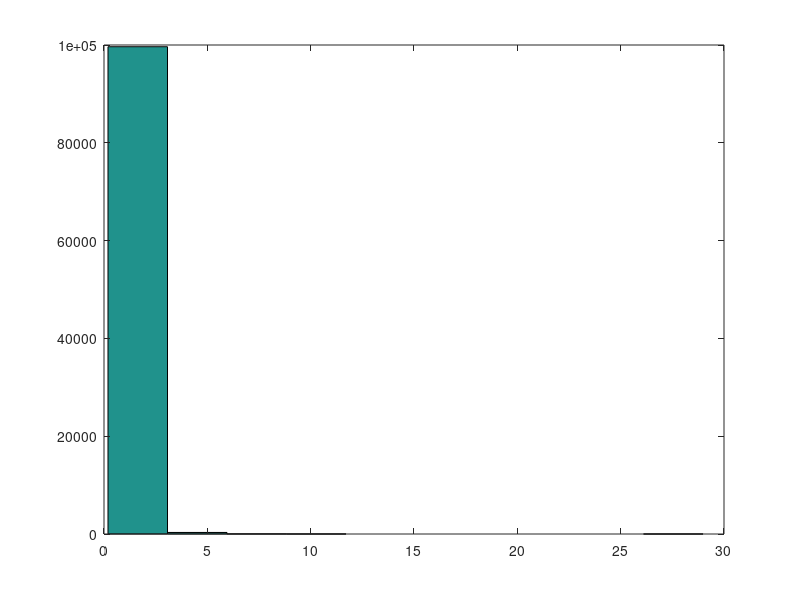

MATLAB code for this plot: (Note: this script raises an error after producing the figure.)
%% understanding Jbar, tau, and sigma

Jbar = 3.5452;
tau = 2;

nSamps = 1e5;
samps = sqrt(1./gamrnd(Jbar/tau,tau,1,nSamps));

% hist(1./samps.^2)
% hist(samps)

figure; hist(samps)
mean(samps)

%% ==========================================================
%             STUFF WITH ACTUAL DATA!
% ===========================================================
% 02.5.2017

% load in data file
load('group_data.mat')

% saving subjid, priority, radius, response_x, response_y, target_theta
usefuldata = group_data(:,[1 2 4 6 7 13]);

% deleting nans
idx = logical(sum(isnan(usefuldata),2)); % idxs of nans 
usefuldata(idx,:) = [];

% rename useful columns of group_data.mat
data_subj = usefuldata(:,1);
data_priority = usefuldata(:,2);
data_radius = usefuldata(:,3);
response_x = usefuldata(:,4);
response_y = usefuldata(:,5);
target_x = 10*cosd(usefuldata(:,6)); % x location
target_y = 10*sind(usefuldata(:,6)); % y location

% errors
error_x = response_x - target_x;
error_y = response_y - target_y;
error_distance = sqrt(error_x.^2 + error_y.^2);

% deleting trials with technical malfunctions
idx = (error_distance >= 10) | (data_radius >= 10);
error_distance(idx) = [];
data_priority(idx) = [];
data_subj(idx) = [];
data_radius(idx) = [];

% priority and subject numbers
priorityVec = sort(unique(data_priority),'descend'); % priority condition
nPriorities = length(priorityVec);
titleVec = {'high','med','low'};
subjVec = unique(data_subj);
nSubj = length(subjVec);

data = cell(1,nSubj);
for isubj = 1:nSubj
    subjnum = subjVec(isubj);
    
    data{isubj} = cell(1,nPriorities);
    for ipriority = 1:nPriorities
        priority = priorityVec(ipriority);
        idx = (data_subj == subjnum) & (data_priority == priority);
        nTrials = sum(idx);
        
        data{isubj}{ipriority} = nan(nTrials,2);
        data{isubj}{ipriority}(:,1) = error_distance(idx);
        data{isubj}{ipriority}(:,2) = data_radius(idx);
    end
end

save('cleandata.mat','data')

